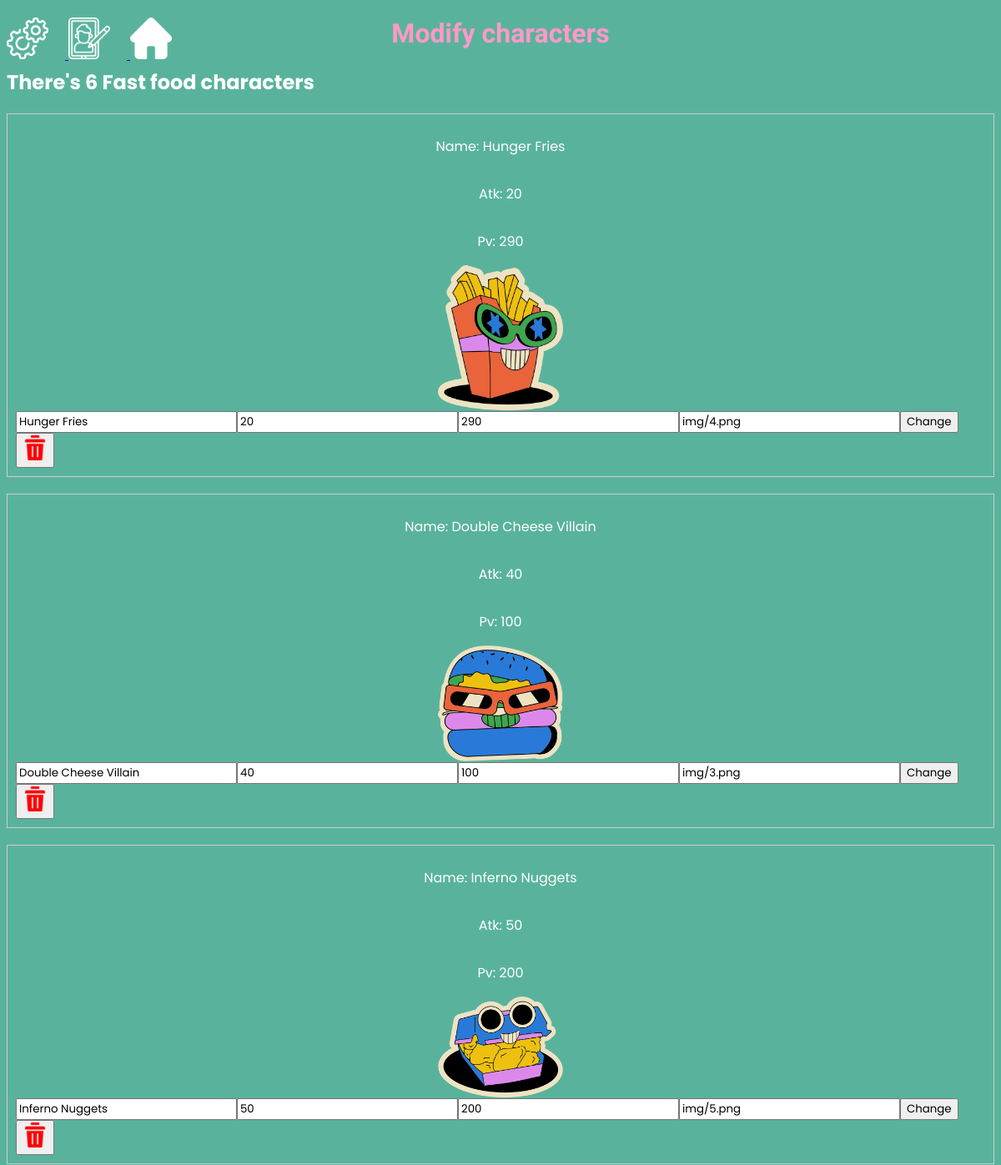
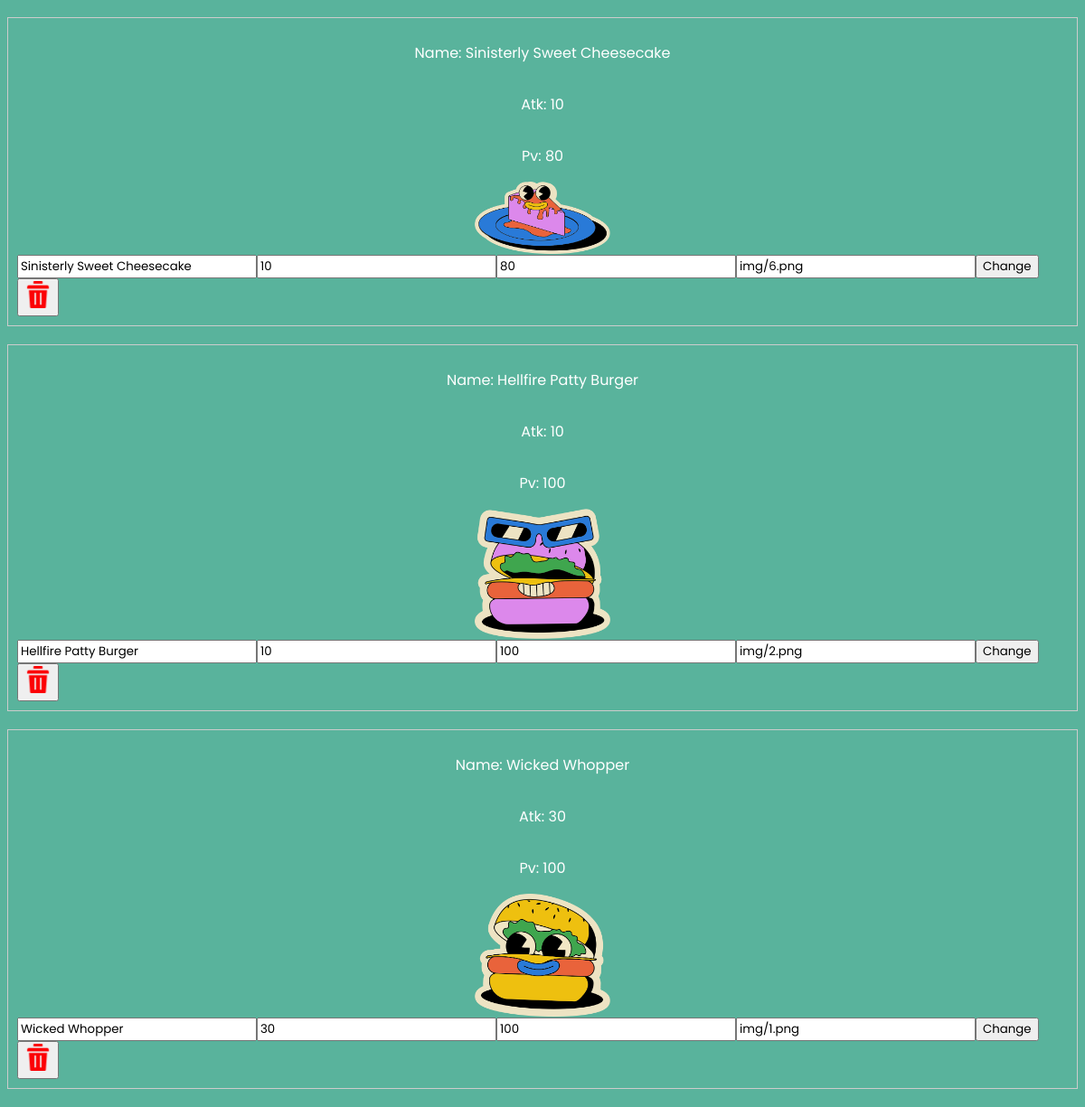
The app's page /backoffice_1.php with its own data (2 pictures, top to bottom).
### tables this page shows
CREATE TABLE IF NOT EXISTS `personnages` (
  `id` int NOT NULL AUTO_INCREMENT,
  `name` varchar(255) NOT NULL,
  `atk` int NOT NULL,
  `pv` int NOT NULL,
  `img` varchar(255) NOT NULL,
  PRIMARY KEY (`id`)
);

### Personnage.php (called while the page is built, shortened)
<?php
class Personnage
{
    protected $pv;
    protected $atk;
    protected $name;
    protected $image;
    private static $compteur = 0;
    public function getImage()
    {
        return $this->image;
    }
    public function getPv()
    {
        return $this->pv;
    }
    public function getAtk()
    {
        return $this->atk;
    }
    public function getName()
    {
        return $this->name;
    }
    public static function getCompteur()
    {
            return self::$compteur;
    }
    public function setImage($image)
    {
        $this->image=$image;
    }
    public function setPv($pv)
    {
        if ($pv >= 0 && $pv <= 400) {
            $this->pv = $pv;
        } else {
            $this->pv = 100;
        }
    }
    public function setAtk($atk)
    {
        $this->atk = $atk;
    }
    public function setName($name)
    {
        $this->name = $name;
    }
    private static function setCompteur()
    {
            self::$compteur++;
    }
}

### initbdd.php (called while the page is built, shortened)
<?php
$db = new PDO('mysql:host=localhost;dbname=poo_sgbd;port=3306', 'root', '');
require("PersonnageManager.php");
$manager= new PersonnageManager($db);
$personnages= $manager->getAllPersonnage();
?>

### PersonnageManager.php (called while the page is built, shortened)
<?php
class PersonnageManager{
    private $db;
    public function __construct($db)
    {
        $this->db = $db;
    }
    public function getAllPersonnage()
    {
        $query = $this->db->query('SELECT * FROM personnages ORDER BY id');
        while($donnees = $query->fetch(PDO::FETCH_ASSOC))
        {
            $personnage[] = new Personnage($donnees);
        }
        return $personnage;
    }
}
?>

### backoffice_1.php (the view, shortened to what this page needs)
<?php
include("initbdd.php");
?>
<!DOCTYPE html>
<html lang="en">
<head>
<link rel="stylesheet" href="style.css">
</head>
<body>
<div class="nav">
    <div class="settings">
        <a href="backoffice.php">
        <img src="img/setting.png" width="50px" style="margin-right:20px">
        </a>
<a href="backoffice_1.php">
        <img src="img/modify.png" width="50px" style="margin-right:20px">
</a>
<a href="main-page.php">
<img src="img/home.png" width="50px" style="margin-right:20px">
</a>
</div>
  </div>
<h1 style="text-align: center; color: #ff99c8 ">Modify characters</h1>
<?php
echo "<h2 style='font-family: Poppins;'>There's " . Personnage::getCompteur() . " Fast food characters</h2>";
?>
<?php
$personnages= $manager->getAllPersonnage();
foreach ($personnages as $perso) {
    echo '<div class="character_2">';
    echo "<p> Name: " . $perso->getName() . "</p>";
    echo "<p> Atk: " . $perso->getAtk() . "</p>";
    echo "<p> Pv: " . $perso->getPv() . "</p>";
    echo "<img src='" . $perso->getImage() . "' alt='" . $perso->getName() . "' width='150'>";
    echo '<form class="" method="POST">';
echo '<input type="text" value="' . $perso->getName() . '" name="name">';
echo '<input type="text" value="' . $perso->getAtk() . '" name="atk">';
echo '<input type="text" value="' . $perso->getPv() . '" name="pv">';
echo '<input type="text" value="' . $perso->getImage() . '" name="img">';
echo '<button type="submit" name="perso_edit" value="Change">Change</button>';
echo '<button class="deleteTool" type="submit" name="delete"><img src="./img/delete.png" alt="" width="30"></button>';
echo '</form>';
    echo "</div>";
}
?>
</body>
</html>

### style.css (style rules this page uses)
*, *::before, *::after { font-family: inherit; box-sizing: border-box; }
body { background-color: #59b39c; font-family: "Bungee", sans-serif; font-weight: 400; font-style: normal; color: #ffffff; }
.nav { position: absolute; }
.character_2 { border: 1px solid #ccc; padding: 10px; margin-bottom: 20px; display: flex; flex-direction: column; align-items: center; font-family: 'Poppins'; }

### records on screen
personnages: name "Hunger Fries", atk "20", pv "290", img (picture), img "img/4.png"
personnages: name "Double Cheese Villain", atk "40", Pv "100", img (picture), pv "100", img "img/3.png"
personnages: name "Inferno Nuggets", atk "50", pv "200", img (picture), img "img/5.png"
personnages: name "Sinisterly Sweet Cheesecake", atk "10", pv "80", img (picture), img "img/6.png"
personnages: name "Hellfire Patty Burger", atk "10", pv "100", img (picture), img "img/2.png"
personnages: name "Wicked Whopper", atk "30", pv "100", img (picture), img "img/1.png"

### other values on screen
Personnage::getCompteur() "6"
